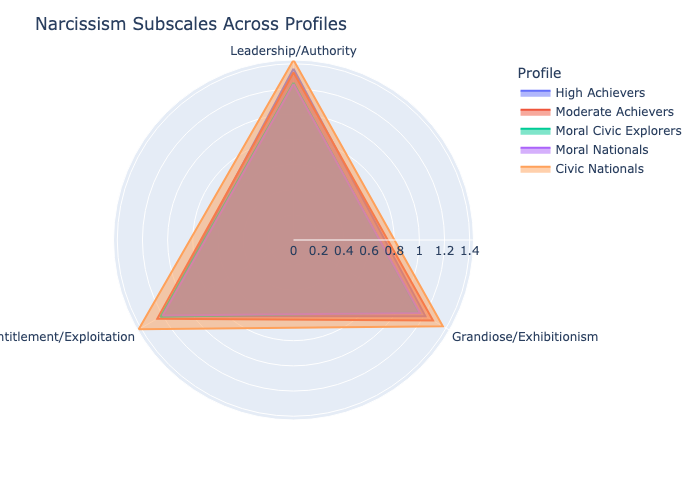

Recreate this plot in Python.
import plotly.express as px
import pandas as pd

# Example data
data = {
    'Narcissism Subscales': ['Leadership/Authority', 'Grandiose/Exhibitionism', 'Entitlement/Exploitation'],
    'High Achievers': [1.36, 1.21, 1.21],
    'Moderate Achievers': [1.33, 1.28, 1.25],
    'Moral Civic Explorers': [1.25, 1.15, 1.22],
    'Moral Nationals': [1.24, 1.16, 1.20],
    'Civic Nationals': [1.43, 1.37, 1.42]
}

df = pd.DataFrame(data)

# Melt the DataFrame to long format
df_long = df.melt(id_vars=['Narcissism Subscales'], var_name='Profile', value_name='Score')

# Create the radar chart
fig = px.line_polar(df_long, r='Score', theta='Narcissism Subscales', color='Profile', line_close=True)
fig.update_traces(fill='toself')
fig.update_layout(title='Narcissism Subscales Across Profiles')

# Save the radar chart as an image
fig.write_image('narcissism_radar_chart.png')

# Show the radar chart
fig.show()
